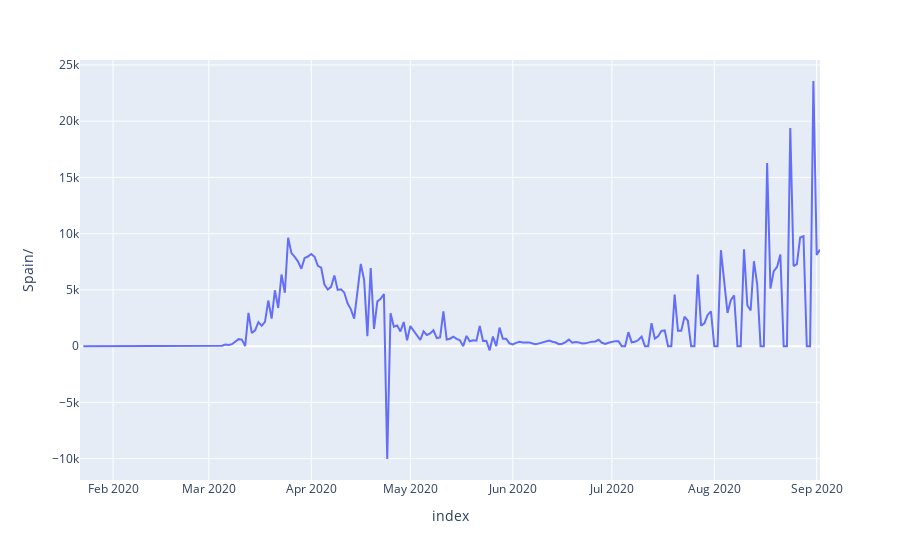

Notebook cell for this chart:
### Code cell
px.line(df_t['Spain/'].diff(), y='Spain/')

### Figure 1 — Plotly figure (JSON) as saved in the notebook; plotly's stock layout.template omitted (floating-point values rounded to 4 significant figures; data arrays with more than 128 entries replaced by an {"elided": "..."} marker saying what was removed)
{"data": [{"hovertemplate": "index=%{x}<br>Spain/=%{y}<extra></extra>", "legendgroup": "", "line": {"color": "#636efa", "dash": "solid"}, "mode": "lines", "name": "", "orientation": "v", "showlegend": false, "type": "scatter", "x": {"elided": "225 str values"}, "xaxis": "x", "y": {"elided": "225 int values"}, "yaxis": "y"}], "layout": {"legend": {"tracegroupgap": 0}, "margin": {"t": 60}, "xaxis": {"anchor": "y", "domain": [0, 1], "title": {"text": "index"}}, "yaxis": {"anchor": "x", "domain": [0, 1], "title": {"text": "Spain/"}}}}
